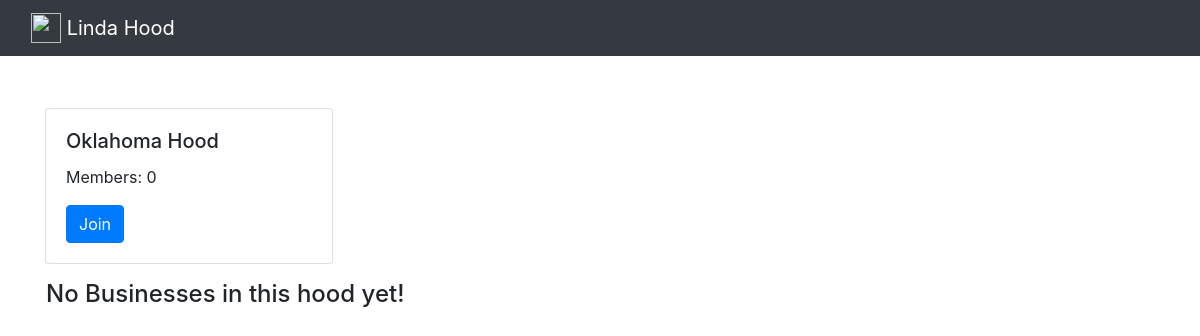
/hoods/businesses/in/oklahoma/, run on an earlier commit of the app's database.
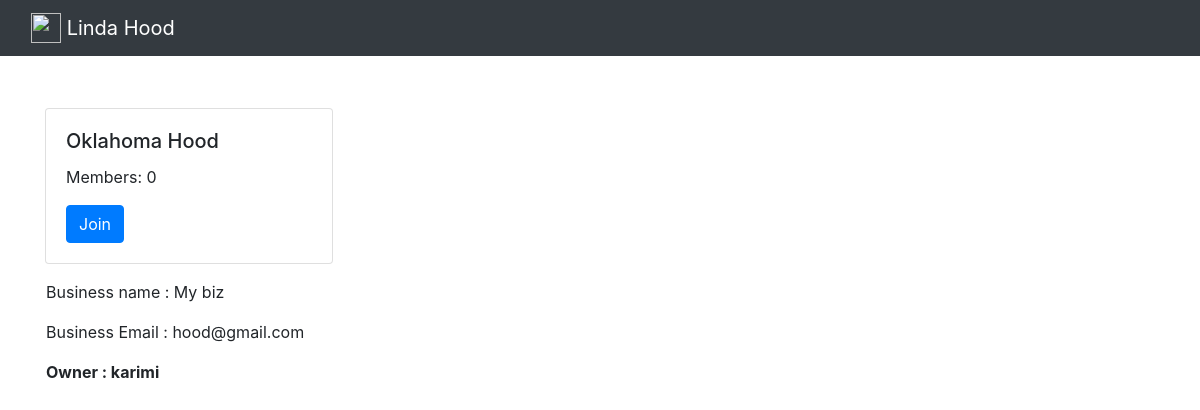
And on a later commit of the database.
### posts/models.py (models this page shows, shortened)
class Business(models.Model):
    user = models.ForeignKey(User, related_name="businesses")
    created_at = models.DateTimeField(auto_now=True)
    business_name = models.CharField(max_length=140, blank=True, null=True)
    business_email = models.EmailField(max_length=70, blank=True)
    hood = models.ForeignKey(Hood, related_name='businesses', null=True, blank=True)
    class Meta:
        ordering = ['-created_at']
        unique_together = ['user', 'business_name']

### hoods/views.py (the view)
# urls.py: url(r'businesses/in/(?P<slug>[-\w]+)/$', views.SingleHood.as_view(), name='single'),
class SingleHood(generic.DetailView):
    model = Hood

### hoods/templates/hoods/hood_detail.html (shortened to what this page needs)
{% extends "hoods/hood_base.html" %}
{% block prehood %}
  <div class="col-sm-6">
    <div class="card" style="width: 18rem; margin-top: 20%">
      <div class="card-body">
        <h5 class="card-title">{{hood.name|title }} Hood</h5>
        <p class="card-text">Members: {{hood.occupants.count}}</p>
        {% if user in hood.occupants.all %}
        <a href="{% url 'hoods:leave' slug=hood.slug %}" class="btn btn-danger">Leave</a>
        {% else %}
        <a href="{% url 'hoods:join' slug=hood.slug %}" class="btn btn-primary">Join</a>
        {% endif %}
      </div>
    </div>
  </div>
  <div class="col-sm-6">
  </div>
{% endblock %}
{% block hood_content %}
<div class="mt-3 ml-3">
  {% if hood.businesses.count == 0 %}
  <h4>No Businesses in this hood yet!</h4>
  {% else %}
    {% for business in hood.businesses.all %}
     {% include "posts/_post.html" %}
    {% endfor %}
  {% endif%}
</div>
{% endblock %}

### posts/templates/posts/_post.html (shortened to what this page needs)
<div class="post">
  <p>Business name : {{business.business_name}}</p>
  <p>Business Email : {{business.business_email}}</p>
  <p><strong>Owner : {{business.user.username}}</strong></p>
</div>

What changed in the data, as far as the page shows it:
added Business: business_name "My biz", business_email "hood@gmail.com", user.username "karimi"
Also different on the page:
text no longer shown: "No Businesses in this hood yet!"
